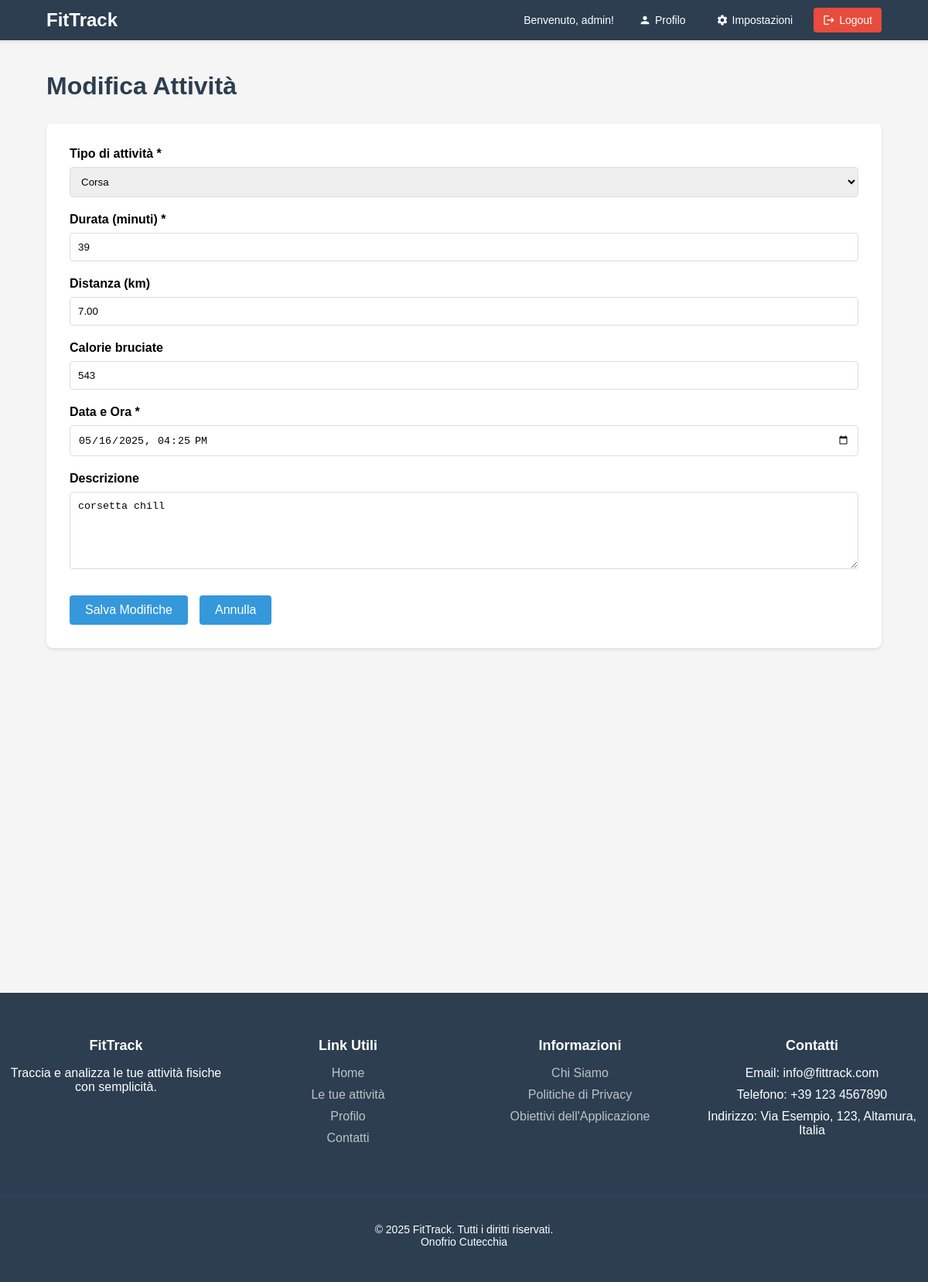
Screenshot of /attivita_modifica.php?id=6 (signed in) with the database file from the repository.
### tables this page shows
CREATE TABLE `attivita` (
  `id` int(11) NOT NULL,
  `id_utente` int(11) NOT NULL,
  `tipo_attivita` varchar(50) NOT NULL,
  `durata` int(11) NOT NULL,
  `distanza` decimal(6,2) DEFAULT NULL,
  `calorie` int(11) DEFAULT NULL,
  `data_attivita` datetime NOT NULL,
  `descrizione` text DEFAULT NULL
);

### attivita_modifica.php (the view, shortened to what this page needs)
<?php
require 'connessione.php';
$id_utente = $_SESSION['utente_id'];
$tipi_attivita = ['Corsa', 'Ciclismo', 'Nuoto', 'Camminata', 'Palestra', 'Yoga', 'Altro'];
$id_attivita = $_GET['id'];
$sql = "SELECT * FROM attivita WHERE id = ? AND id_utente = ?";
$stmt = $conn->prepare($sql);
$stmt->bind_param("ii", $id_attivita, $id_utente);
$stmt->execute();
$attivita = $stmt->get_result()->fetch_assoc();
?>
<!DOCTYPE html>
<html lang="it">
<head>
</head>
<body>
    <nav class="navbar">
        <div class="navbar-container">
            <a href="dashboard.php" class="navbar-brand">FitTrack</a>
            <div class="navbar-user">
                <span class="user-welcome">Benvenuto, <?php echo htmlspecialchars($_SESSION['utente_username']); ?>!</span>
                <div class="navbar-links">
                    <a href="profilo.php" class="navbar-link">
                        <svg class="icon" viewBox="0 0 24 24">
                            <path d="M12 12c2.21 0 4-1.79 4-4s-1.79-4-4-4-4 1.79-4 4 1.79 4 4 4zm0 2c-2.67 0-8 1.34-8 4v2h16v-2c0-2.66-5.33-4-8-4z"/>
                        </svg>
                        Profilo
                    </a>
                    <a href="impostazioni.php" class="navbar-link">
                        Impostazioni
                    </a>
                    <a href="logout.php" class="navbar-link logout">
                        <svg class="icon" viewBox="0 0 24 24">
                            <path d="M17 7l-1.41 1.41L18.17 11H8v2h10.17l-2.58 2.58L17 17l5-5zM4 5h8V3H4c-1.1 0-2 .9-2 2v14c0 1.1.9 2 2 2h8v-2H4V5z"/>
                        </svg>
                        Logout
                    </a>
                </div>
            </div>
        </div>
    </nav>
<div class="container">
    <h1>Modifica Attività</h1>
    <div class="card">
        <form method="POST">
            <div class="form-group">
                <label for="tipo_attivita">Tipo di attività *</label>
                <select id="tipo_attivita" name="tipo_attivita" required>
                    <?php foreach ($tipi_attivita as $tipo): ?>
                        <option value="<?= $tipo ?>" <?= ($attivita['tipo_attivita'] == $tipo) ? 'selected' : '' ?>>
                            <?= $tipo ?>
                        </option>
                    <?php endforeach; ?>
                </select>
            </div>
            <div class="form-group">
                <label for="durata">Durata (minuti) *</label>
                <input type="number" id="durata" name="durata" min="1" required
                       value="<?= htmlspecialchars($attivita['durata']) ?>">
            </div>
            <div class="form-group">
                <label for="distanza">Distanza (km)</label>
                <input type="number" id="distanza" name="distanza" min="0" step="0.01"
                       value="<?= htmlspecialchars($attivita['distanza'] ?? '') ?>">
            </div>
            <div class="form-group">
                <label for="calorie">Calorie bruciate</label>
                <input type="number" id="calorie" name="calorie" min="0"
                       value="<?= htmlspecialchars($attivita['calorie'] ?? '') ?>">
            </div>
            <div class="form-group">
                <label for="data_attivita">Data e Ora *</label>
                <input type="datetime-local" id="data_attivita" name="data_attivita" required
                       value="<?= date('Y-m-d\TH:i', strtotime($attivita['data_attivita'])) ?>">
            </div>
            <div class="form-group">
                <label for="descrizione">Descrizione</label>
                <textarea id="descrizione" name="descrizione"><?= htmlspecialchars($attivita['descrizione'] ?? '') ?></textarea>
            </div>
            <div class="button-group">
                <button type="submit" class="btn">Salva Modifiche</button>
                <a href="attivita.php" class="btn btn-secondary">Annulla</a>
            </div>
        </form>
    </div>
</div>
<?php include 'footer.php'; ?>
</body>
</html>

### attivita_modifica.php (style rules this page uses)
body { font-family: Arial, sans-serif; margin: 0; padding: 0; background-color: #f5f5f5; }
.container { width: 90%; max-width: 800px; margin: 0 auto; padding: 20px; }
h1 { color: #2c3e50; margin-bottom: 30px; }
.card { background-color: white; padding: 30px; border-radius: 8px; box-shadow: 0 2px 4px rgba(0,0,0,0.1); }
.form-group { margin-bottom: 20px; }
label { display: block; margin-bottom: 8px; font-weight: bold; }
input[type="text"], input[type="number"], input[type="datetime-local"], select, textarea { width: 100%; padding: 10px; border: 1px solid #ddd; border-radius: 4px; box-sizing: border-box; }
textarea { height: 100px; resize: vertical; }
.btn { display: inline-block; padding: 10px 20px; background-color: #3498db; color: white; text-decoration: none; border: none; border-radius: 4px; cursor: pointer; font-size: 16px; }
.btn-secondary { background-color: #95a5a6; }
.button-group { display: flex; gap: 15px; margin-top: 30px; }
.navbar { background-color: #2c3e50; padding: 10px 0; box-shadow: 0 2px 4px rgba(0,0,0,0.1); }
.navbar-container { width: 90%; max-width: 1200px; margin: 0 auto; display: flex; justify-content: space-between; align-items: center; }
.navbar-brand { color: white; font-size: 24px; font-weight: bold; text-decoration: none; }
.navbar-user { display: flex; align-items: center; gap: 20px; }
.user-welcome { color: white; font-size: 14px; }
.navbar-links { display: flex; align-items: center; gap: 15px; }
.navbar-link { display: flex; align-items: center; gap: 5px; color: white; text-decoration: none; padding: 8px 12px; border-radius: 4px; transition: background-color 0.3s; font-size: 14px; }
.navbar-link.logout { background-color: #e74c3c; }
.icon { width: 16px; height: 16px; fill: currentColor; }
.container { width: 90%; max-width: 1200px; margin: 0 auto; padding: 20px; }
.btn { display: inline-block; padding: 10px 20px; background-color: #3498db; color: white; text-decoration: none; border-radius: 4px; transition: background-color 0.3s; }

### footer.php (style rules this page uses)
html, body { margin: 0; padding: 0; height: 100%; font-family: 'Arial', sans-serif; }

### rows the page displays
attivita: tipo_attivita "Corsa", durata "39", distanza "7.00", calorie "543", data_attivita "05/16/2025 16:25", descrizione "corsetta chill"

### other values shown
$_SESSION['utente_username'] "admin"
